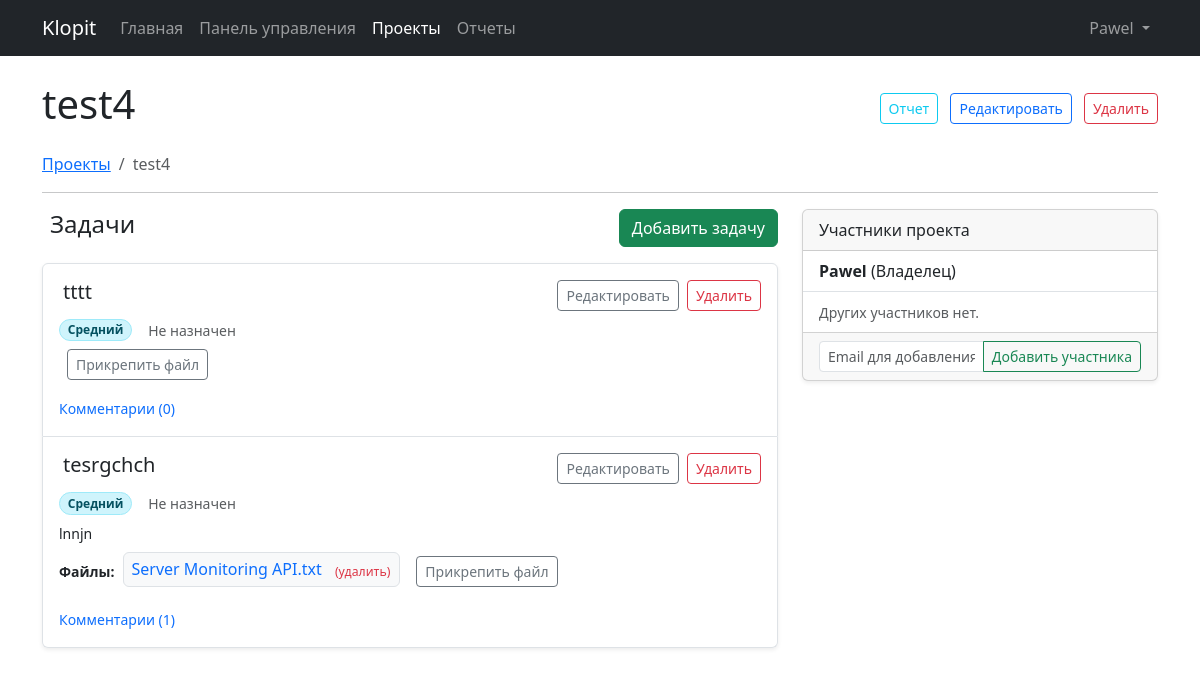
/projects/2 (signed in), run on the app's committed database.
### app/models.py (models this page shows, shortened)
class User(UserMixin, db.Model):
    id = db.Column(db.Integer, primary_key=True)
    username = db.Column(db.String(64), index=True, unique=True, nullable=False)
    email = db.Column(db.String(120), index=True, unique=True, nullable=False)
    password_hash = db.Column(db.String(128), nullable=False)
    created_at = db.Column(db.DateTime, default=datetime.utcnow)
    is_active = db.Column(db.Boolean, default=True)
    role_id = db.Column(db.Integer, db.ForeignKey('role.id'))
    projects_owned = db.relationship('Project', backref='owner', lazy='dynamic', foreign_keys='Project.owner_id')
    projects_member_of = db.relationship('Project', secondary=project_members,
                                         back_populates='members', lazy='dynamic')
    tasks_assigned = db.relationship('Task', backref='assignee', lazy='dynamic', foreign_keys='Task.assignee_id')
    tasks_created = db.relationship('Task', backref='creator', lazy='dynamic', foreign_keys='Task.creator_id')
    uploaded_files = db.relationship('File', backref='uploader', lazy='dynamic')
    comments = db.relationship('Comment', backref='author', lazy='dynamic')
    notifications = db.relationship('Notification', backref='recipient', lazy='dynamic',
                                    foreign_keys='Notification.user_id')
    def is_admin(self):
        return self.role is not None and self.role.name == 'Admin'
    def can_access_project(self, project):
         return self.id == project.owner_id or self.is_member_of(project)
    def new_notifications_count(self):
        return self.notifications.filter_by(is_read=False).count()

class Project(db.Model):
    id = db.Column(db.Integer, primary_key=True)
    name = db.Column(db.String(150), index=True, nullable=False)
    description = db.Column(db.Text, nullable=True)
    created_at = db.Column(db.DateTime, index=True, default=datetime.utcnow)
    owner_id = db.Column(db.Integer, db.ForeignKey('user.id'), nullable=False)
    tasks = db.relationship('Task', backref='project', lazy='dynamic', cascade='all, delete-orphan', foreign_keys='Task.project_id')
    files = db.relationship('File', backref='project', lazy='dynamic', cascade='all, delete-orphan') # backref из File
    members = db.relationship('User', secondary=project_members,
                              back_populates='projects_member_of', lazy='dynamic')

class Task(db.Model):
    id = db.Column(db.Integer, primary_key=True)
    title = db.Column(db.String(200), index=True, nullable=False)
    description = db.Column(db.Text, nullable=True)
    status = db.Column(db.Enum(TaskStatus), default=TaskStatus.TODO, nullable=False)
    priority = db.Column(db.Enum(TaskPriority), default=TaskPriority.MEDIUM, nullable=False)
    created_at = db.Column(db.DateTime, index=True, default=datetime.utcnow)
    due_date = db.Column(db.DateTime, nullable=True)
    project_id = db.Column(db.Integer, db.ForeignKey('project.id'), nullable=False)
    assignee_id = db.Column(db.Integer, db.ForeignKey('user.id'), nullable=True)
    creator_id = db.Column(db.Integer, db.ForeignKey('user.id'), nullable=False)
    files = db.relationship('File', backref='task', lazy='dynamic', cascade='all, delete-orphan') # backref из File
    comments = db.relationship('Comment', backref='task', lazy='dynamic', cascade='all, delete-orphan')

class File(db.Model):
    id = db.Column(db.Integer, primary_key=True)
    storage_filename = db.Column(db.String(300), unique=True, nullable=False)
    original_filename = db.Column(db.String(300), nullable=False)
    uploaded_at = db.Column(db.DateTime, default=datetime.utcnow)
    user_id = db.Column(db.Integer, db.ForeignKey('user.id'), nullable=False)
    task_id = db.Column(db.Integer, db.ForeignKey('task.id', ondelete='CASCADE'), nullable=True)
    project_id = db.Column(db.Integer, db.ForeignKey('project.id', ondelete='CASCADE'), nullable=True)

### app/projects/routes.py (the view)
@bp.route('/<int:project_id>')
@login_required
def view_project(project_id):
    project = Project.query.get_or_404(project_id)
    if not current_user.can_access_project(project):
        abort(403)
    tasks = project.tasks.order_by(Task.status.asc(), Task.priority.desc(), Task.created_at.desc()).all()
    project_members = project.members.order_by(User.username).all()
    comment_form = CommentForm()
    add_member_form = AddMemberForm()
    return render_template('project_detail.html',
                           title=project.name,
                           project=project,
                           tasks=tasks,
                           project_members=project_members,
                           comment_form=comment_form,
                           add_member_form=add_member_form
                           )

### app/projects/forms.py
class CommentForm(FlaskForm):
    body = TextAreaField('Ваш комментарий',
                         validators=[DataRequired(message="Комментарий не может быть пустым."),
                                     Length(min=1, max=1000)])
    submit = SubmitField('Отправить')

class AddMemberForm(FlaskForm):
    email = EmailField('Email пользователя',
                       validators=[DataRequired(message="Email обязателен."),
                                   Email(message="Некорректный формат Email.")])
    submit = SubmitField('Добавить участника')

### app/projects/templates/project_detail.html (shortened to what this page needs)
{% extends "base.html" %}
{% block content %}
<div class="d-flex justify-content-between align-items-center mb-3">
    <h1>{{ project.name }}</h1>
    <div>
        {% if current_user.can_access_project(project) %}
        <a href="{{ url_for('reports.project_report', project_id=project.id) }}" class="btn btn-sm btn-outline-info me-2" title="Отчет по проекту">
             Отчет
        </a>
        {% endif %}
        {% if project.owner_id == current_user.id %}
        <a href="{{ url_for('projects.edit_project', project_id=project.id) }}" class="btn btn-sm btn-outline-primary me-2" title="Редактировать проект">
             Редактировать
        </a>
        <form action="{{ url_for('projects.delete_project', project_id=project.id) }}" method="POST" class="d-inline" onsubmit="return confirm('Вы уверены, что хотите удалить проект \'{{ project.name|escape }}\'? Все связанные задачи, файлы и комментарии будут также удалены.');">
             <button type="submit" class="btn btn-sm btn-outline-danger" title="Удалить проект">
                  Удалить
             </button>
        </form>
        {% endif %}
    </div>
</div>
<nav aria-label="breadcrumb">
  <ol class="breadcrumb">
    <li class="breadcrumb-item"><a href="{{ url_for('projects.list_projects') }}">Проекты</a></li>
    <li class="breadcrumb-item active" aria-current="page">{{ project.name }}</li>
  </ol>
</nav>
<hr>
<div class="row">
    <div class="col-lg-8">
        <div class="d-flex justify-content-between align-items-center mb-3">
            <h4>Задачи</h4>
            {% if current_user.can_access_project(project) %}
            <a href="{{ url_for('projects.create_task', project_id=project.id) }}" class="btn btn-success">
                  Добавить задачу
            </a>
            {% endif %}
        </div>
        {% if tasks %}
        <div class="list-group shadow-sm">
            {% for task in tasks %}
            <div class="list-group-item p-3" id="task-{{ task.id }}">
                <div class="d-flex w-100 justify-content-between align-items-start mb-2">
                    <h5 class="mb-0 task-title">
                        {{ task.title }}
                    </h5>
                    {% if current_user.can_access_project(project) %}
                    <div class="task-actions ms-2 flex-shrink-0">
                        <a href="{{ url_for('projects.edit_task', task_id=task.id) }}" class="btn btn-sm btn-outline-secondary me-1" title="Редактировать задачу">
                            Редактировать
                        </a>
                         <form action="{{ url_for('projects.delete_task', task_id=task.id) }}" method="POST" class="d-inline" onsubmit="return confirm('Удалить задачу \'{{ task.title|escape }}\'?');">
                            <button type="submit" class="btn btn-sm btn-outline-danger" title="Удалить задачу">
                                Удалить
                            </button>
                        </form>
                    </div>
                    {% endif %}
                </div>
                <div class="task-meta d-flex flex-wrap gap-3 align-items-center mb-2">
                    <span class="badge {% if task.priority == TaskPriority.HIGH %} bg-danger-subtle text-danger-emphasis border border-danger-subtle {% elif task.priority == TaskPriority.MEDIUM %} bg-info-subtle text-info-emphasis border border-info-subtle {% else %} bg-light text-dark border border-light-subtle {% endif %} rounded-pill">
                         {{ task.priority.value }}
                    </span>
                    <span class="text-muted small">
                          {% if task.assignee %} {{ task.assignee.username }} {% else %} Не назначен {% endif %}
                    </span>
                </div>
                {% if task.description %}
                    <p class="task-description preserve-lines small mt-2 mb-2">{{ task.description }}</p>
                {% endif %}
                <div class="task-files mt-2 d-flex align-items-center flex-wrap">
                    {% if task.files.count() > 0 %}
                        <strong class="small me-2"> Файлы:</strong>
                        {% for file in task.files %}
                            <span class="d-inline-block me-2 mb-1 border rounded px-2 py-1 bg-light">
                                 <a href="{{ url_for('files.download_file', file_id=file.id) }}" class="text-decoration-none me-1" title="Скачать {{ file.original_filename }}">
                                      {{ file.original_filename|truncate(30) }}
                                 </a>
                                 {% if project.owner_id == current_user.id or file.user_id == current_user.id %}
                                 <form action="{{ url_for('files.delete_file', file_id=file.id) }}" method="POST" class="d-inline file-delete-form" onsubmit="return confirm('Удалить файл \'{{ file.original_filename|escape }}\'?');">
                                     <button type="submit" class="btn btn-sm btn-link text-danger p-0 ms-1" style="text-decoration: none;" title="Удалить файл">
                                         <small>(удалить)</small>
                                     </button>
                                 </form>
                                 {% endif %}
                            </span>
                        {% endfor %}
                    {% endif %}
                     {% if current_user.can_access_project(project) %}
                     <form action="{{ url_for('files.upload_task_file', task_id=task.id) }}" method="post" enctype="multipart/form-data" class="d-inline-block ms-2">
                        <label for="fileInput{{ task.id }}" class="btn btn-sm btn-outline-secondary">
                             Прикрепить файл
                        </label>
                    </form>
                    {% endif %}
                </div>
                <div class="task-comments mt-3">
                     <a class="text-decoration-none small" data-bs-toggle="collapse" href="#commentsCollapse{{ task.id }}" role="button" aria-expanded="false" aria-controls="commentsCollapse{{ task.id }}">
                         Комментарии ({{ task.comments.count() }})
                     </a>
                </div>
            </div>
            {% endfor %}
        </div>
        {% else %}
            <div class="alert alert-light text-center" role="alert">
                В этом проекте пока нет задач.
            </div>
        {% endif %}
    </div>
    <div class="col-lg-4">
        <div class="card sticky-top shadow-sm" style="top: 1rem;" id="members">
            <div class="card-header"> Участники проекта</div>
            <ul class="list-group list-group-flush">
                <li class="list-group-item d-flex justify-content-between align-items-center"><span> <strong>{{ project.owner.username }}</strong> (Владелец)</span></li>
                {% set has_other_members = false %}
                 {% if not has_other_members %}<li class="list-group-item text-muted"><small>Других участников нет.</small></li>{% endif %}
            </ul>
            {% if project.owner_id == current_user.id %}
            <div class="card-footer">
                 <form action="{{ url_for('projects.add_member', project_id=project.id) }}" method="post">
                     <div class="input-group input-group-sm">
                         {{ add_member_form.email(class="form-control", placeholder="Email для добавления", id="addMemberEmail") }}
                         {{ add_member_form.submit(class="btn btn-outline-success") }}
                     </div>
                 </form>
            </div>
            {% endif %}
        </div>
    </div>
</div>
{% endblock %}

### app/templates/includes/_navbar.html (shortened to what this page needs)
<nav class="navbar navbar-expand-lg bg-dark navbar-dark mb-4">
  <div class="container">
    <a class="navbar-brand" href="{{ url_for('main.index') }}">
      Klopit
    </a>
    <div class="collapse navbar-collapse" id="navbarNav">
      <ul class="navbar-nav me-auto mb-2 mb-lg-0">
        <li class="nav-item">
          <a class="nav-link {% if request.endpoint == 'main.index' %}active{% endif %}" href="{{ url_for('main.index') }}">Главная</a>
        </li>
        {% if current_user.is_authenticated %}
          <li class="nav-item">
              <a class="nav-link {% if request.blueprint == 'dashboard' %}active{% endif %}" href="{{ url_for('dashboard.index') }}">Панель управления</a>
            </li>
            <li class="nav-item">
              <a class="nav-link {% if request.blueprint == 'projects' %}active{% endif %}" href="{{ url_for('projects.list_projects') }}">Проекты</a>
            </li>
            <li class="nav-item">
              <a class="nav-link {% if request.blueprint == 'reports' %}active{% endif %}" href="{{ url_for('reports.index') }}">Отчеты</a>
            </li>
        {% endif %}
      </ul>
      <ul class="navbar-nav ms-auto mb-2 mb-lg-0 align-items-center">
         {% if current_user.is_authenticated %}
             <li class="nav-item me-2">
                 <a class="nav-link position-relative {% if unread_notifications_count > 0 %}text-warning{% endif %}" href="{{ url_for('dashboard.notifications') }}" title="Уведомления">
                 </a>
             </li>
             <li class="nav-item dropdown">
              <a class="nav-link dropdown-toggle" href="#" role="button" data-bs-toggle="dropdown" aria-expanded="false">
                {{ current_user.username }}
              </a>
            </li>
         {% endif %}
      </ul>
    </div>
  </div>
</nav>

### app/static/css/style.css (style rules this page uses)
.preserve-lines { white-space: pre-wrap; }

### data on the page
User: username "Pawel", owner.username "Pawel"
Project: name "test4"
Task: title "tttt", priority.value "Средний", comments.count "0"
Task: title "tesrgchch", priority.value "Средний", description "lnnjn", comments.count "1"
File: original_filename "Server Monitoring API.txt"
